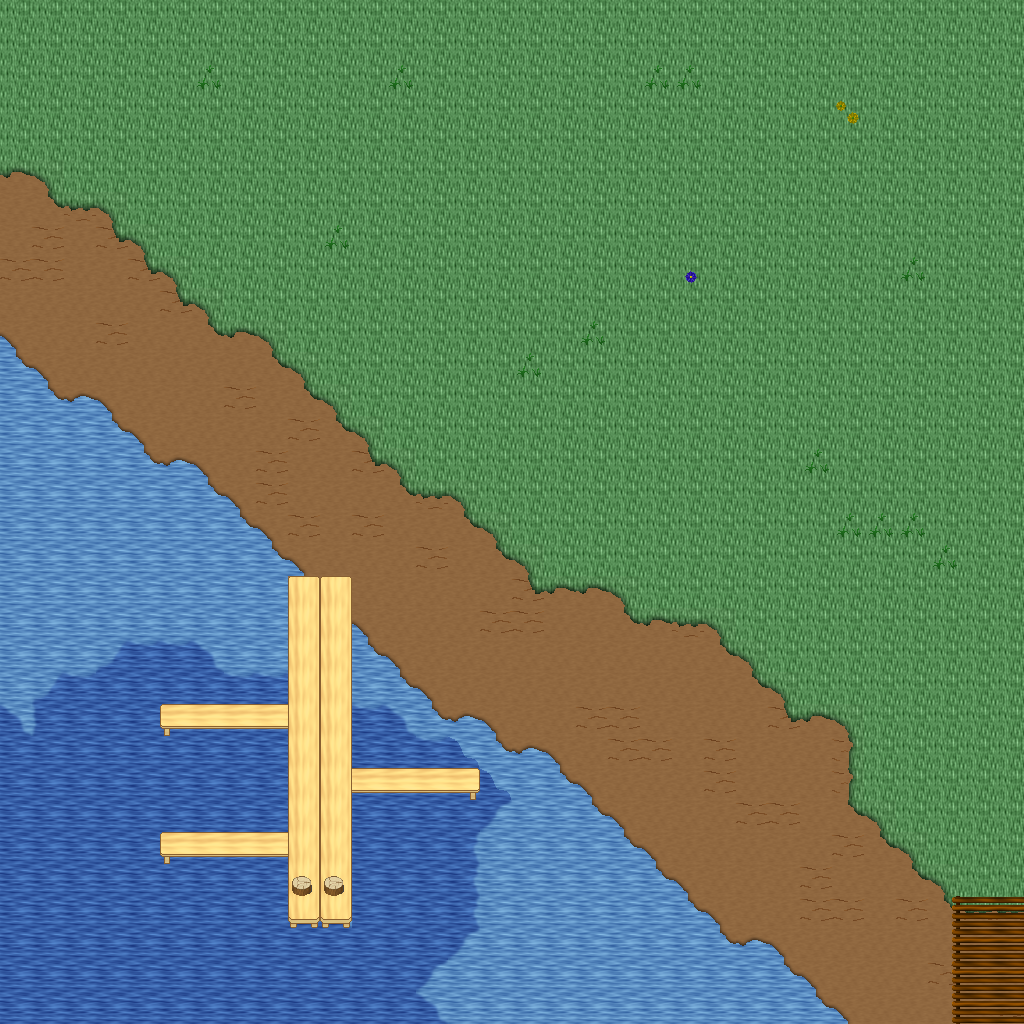

A 2D game scene composited from a Tiled map and its tileset images. What follows is a short description and the map's XML, with each tile layer's data collapsed to a summary:
An orthogonal 32x32 tile map with 32x32 px tiles, 5 tile layers (Ground, Objects, Objects2, Above, ...), 1 hidden layer not drawn, 29 tilesets.

<map version="1.10" tiledversion="1.11.0" orientation="orthogonal" renderorder="right-down" width="32" height="32" tilewidth="32" tileheight="32" infinite="0" nextlayerid="11" nextobjectid="1">
 <tileset firstgid="1" name="ground_ground" tilewidth="32" tileheight="32" tilecount="33" columns="3">
  <image source="../drawable/ground_ground.png" width="96" height="352" />
 </tileset>
 <tileset firstgid="34" name="ground_water_pool" tilewidth="32" tileheight="32" tilecount="72" columns="3">
  <image source="../drawable/ground_water_pool.png" width="96" height="768" />
 </tileset>
 <tileset firstgid="106" name="ground_earth_edges" tilewidth="32" tileheight="32" tilecount="18" columns="6">
  <image source="../drawable/ground_earth_edges.png" width="192" height="96" />
 </tileset>
 <tileset firstgid="124" name="ground_grass_edges" tilewidth="32" tileheight="32" tilecount="36" columns="12">
  <image source="../drawable/ground_grass_edges.png" width="384" height="96" />
 </tileset>
 <tileset firstgid="160" name="ground_grass_corners" tilewidth="32" tileheight="32" tilecount="24" columns="6">
  <image source="../drawable/ground_grass_corners.png" width="192" height="128" />
 </tileset>
 <tileset firstgid="184" name="ground_water_pool_corners" tilewidth="32" tileheight="32" tilecount="72" columns="3">
  <image source="../drawable/ground_water_pool_corners.png" width="96" height="768" />
 </tileset>
 <tileset firstgid="256" name="furniture_carpet_carpets" tilewidth="32" tileheight="32" tilecount="8" columns="4">
  <image source="../drawable/furniture_carpet_carpets.png" width="128" height="64" />
 </tileset>
 <tileset firstgid="264" name="ground_ridge_earth_dark" tilewidth="32" tileheight="32" tilecount="96" columns="12">
  <image source="../drawable/ground_ridge_earth_dark.png" width="384" height="256" />
 </tileset>
 <tileset firstgid="360" name="ground_ridge_earth_pale" tilewidth="32" tileheight="32" tilecount="96" columns="12">
  <image source="../drawable/ground_ridge_earth_pale.png" width="384" height="256" />
 </tileset>
 <tileset firstgid="456" name="plant_grasses" tilewidth="32" tileheight="32" tilecount="6" columns="3">
  <image source="../drawable/plant_grasses.png" width="96" height="64" />
 </tileset>
 <tileset firstgid="462" name="plant_flower_daisy_red" tilewidth="32" tileheight="32" tilecount="8" columns="2">
  <image source="../drawable/plant_flower_daisy_red.png" width="64" height="128" />
 </tileset>
 <tileset firstgid="470" name="plant_flower_daisy_blue" tilewidth="32" tileheight="32" tilecount="8" columns="2">
  <image source="../drawable/plant_flower_daisy_blue.png" width="64" height="128" />
 </tileset>
 <tileset firstgid="478" name="plant_flower_daisy_yellow" tilewidth="32" tileheight="32" tilecount="8" columns="2">
  <image source="../drawable/plant_flower_daisy_yellow.png" width="64" height="128" />
 </tileset>
 <tileset firstgid="486" name="plant_bush_bushes" tilewidth="32" tileheight="32" tilecount="10" columns="5">
  <image source="../drawable/plant_bush_bushes.png" width="160" height="64" />
 </tileset>
 <tileset firstgid="496" name="furniture_table_long_side_on_pale" tilewidth="32" tileheight="32" tilecount="3" columns="3">
  <image source="../drawable/furniture_table_long_side_on_pale.png" width="96" height="32" />
 </tileset>
 <tileset firstgid="499" name="plant_stump_small_stump" tilewidth="32" tileheight="32" tilecount="4" columns="2">
  <image source="../drawable/plant_stump_small_stump.png" width="64" height="64" />
 </tileset>
 <tileset firstgid="503" name="ground_rock_rocks_2" tilewidth="32" tileheight="32" tilecount="4" columns="2">
  <image source="../drawable/ground_rock_rocks_2.png" width="64" height="64" />
 </tileset>
 <tileset firstgid="507" name="ground_ladder_vertical_dark" tilewidth="32" tileheight="32" tilecount="3" columns="3">
  <image source="../drawable/ground_ladder_vertical_dark.png" width="96" height="32" />
 </tileset>
 <tileset firstgid="510" name="item_statue_green_stone" tilewidth="32" tileheight="32" tilecount="12" columns="4">
  <image source="../drawable/item_statue_green_stone.png" width="128" height="96" />
 </tileset>
 <tileset firstgid="522" name="logic_creature_gnome" tilewidth="32" tileheight="32" tilecount="6" columns="6">
  <image source="../drawable/logic_creature_gnome.png" width="192" height="32" />
 </tileset>
 <tileset firstgid="528" name="logic_creature_animal" tilewidth="32" tileheight="32" tilecount="32" columns="8">
  <image source="../drawable/logic_creature_animal.png" width="256" height="128" />
 </tileset>
 <tileset firstgid="560" name="logic_collision" tilewidth="32" tileheight="32" tilecount="1" columns="1">
  <image source="../drawable/logic_collision.png" width="32" height="32" />
 </tileset>
 <tileset firstgid="561" name="furniture_table_long_front_on_pale" tilewidth="32" tileheight="32" tilecount="3" columns="1">
  <image source="../drawable/furniture_table_long_front_on_pale.png" width="32" height="96" />
 </tileset>
 <tileset firstgid="564" name="furniture_light_flames" tilewidth="32" tileheight="32" tilecount="6" columns="6">
  <image source="../drawable/furniture_light_flames.png" width="192" height="32" />
 </tileset>
 <tileset firstgid="570" name="ground_green_paving" tilewidth="32" tileheight="32" tilecount="18" columns="3">
  <image source="../drawable/ground_green_paving.png" width="96" height="192" />
 </tileset>
 <tileset firstgid="588" name="logic_protection" tilewidth="32" tileheight="32" tilecount="2" columns="2">
  <image source="../drawable/logic_protection.png" width="64" height="32" />
 </tileset>
 <tileset firstgid="590" name="building_castle" tilewidth="32" tileheight="32" tilecount="320" columns="20">
  <image source="../drawable/building_castle.png" width="640" height="512" />
 </tileset>
 <tileset firstgid="910" name="light_yellow_light_5x5" tilewidth="32" tileheight="32" tilecount="25" columns="5">
  <image source="../drawable/light_yellow_light_5x5.png" width="160" height="160" />
 </tileset>
 <tileset firstgid="935" name="logic_creature_human_risecia" tilewidth="32" tileheight="32" tilecount="4" columns="4">
  <image source="../drawable/logic_creature_human_risecia.png" width="128" height="32" />
 </tileset>
 <layer id="1" name="Ground" width="32" height="32">
  <data>[1024 cells, 1024 non-empty, 10 distinct tile ids]</data>
 </layer>
 <layer id="2" name="Objects" width="32" height="32">
  <data>[1024 cells, 152 non-empty, 14 distinct tile ids]</data>
 </layer>
 <layer id="3" name="Objects2" width="32" height="32">
  <data>[1024 cells, 41 non-empty, 9 distinct tile ids]</data>
 </layer>
 <layer id="4" name="Above" width="32" height="32">
  <data>[1024 cells, 0 non-empty, 0 distinct tile ids]</data>
 </layer>
 <layer id="5" name="Above2" width="32" height="32">
  <data>[1024 cells, 0 non-empty, 0 distinct tile ids]</data>
 </layer>
 <layer id="6" name="Walkable" width="32" height="32" visible="0">
  <data>[1024 cells, 142 non-empty, 1 distinct tile ids]</data>
 </layer>
 <objectgroup id="7" name="Mapevents" />
 <objectgroup id="8" name="Spawn" />
 <objectgroup id="9" name="Keys" />
 <objectgroup id="10" name="Replace" />
</map>
